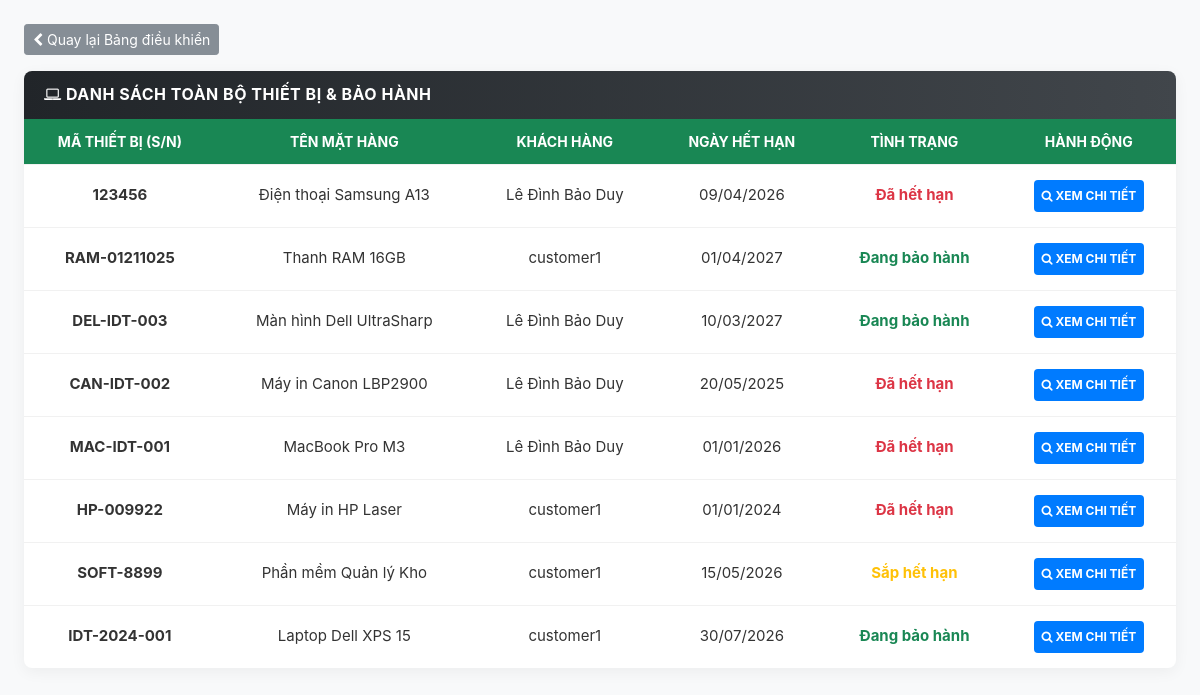
The page /frontend/admin/quanly_thietbi.php (signed in) on the database as committed earlier.
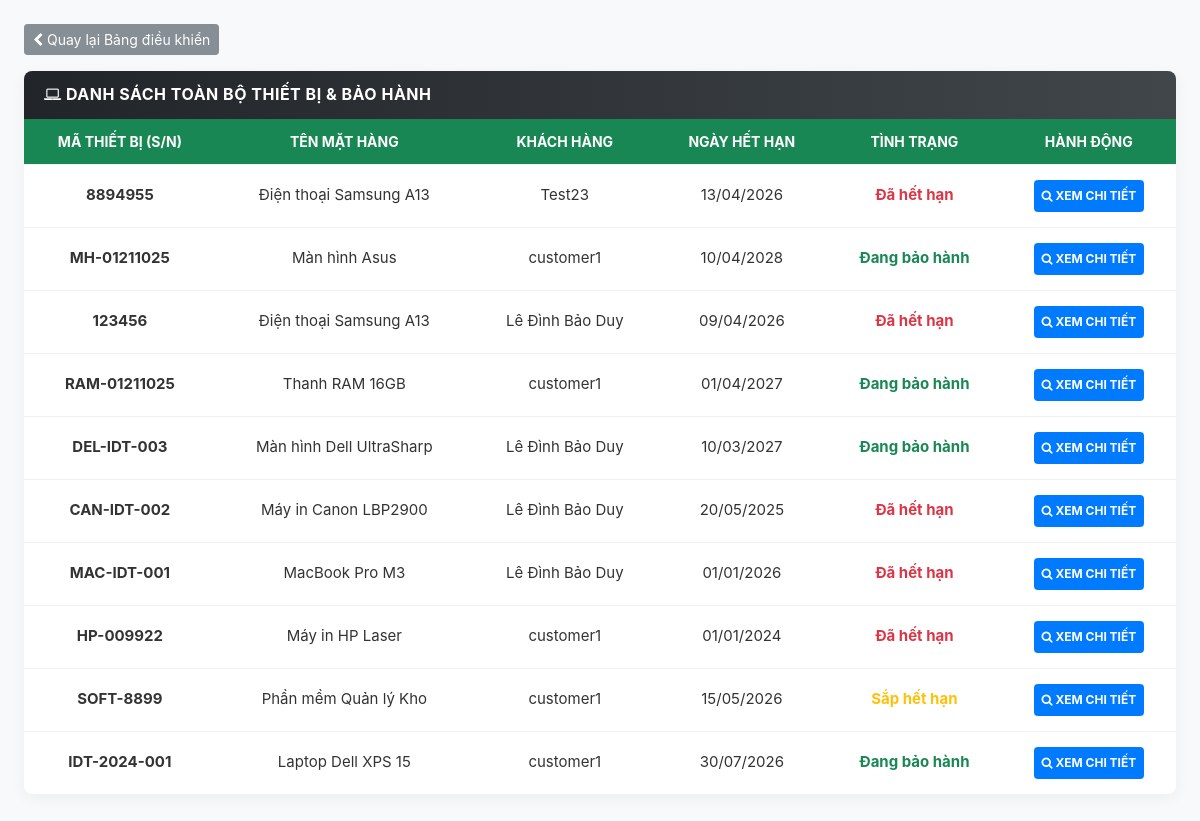
The same page on the database as committed later.
### tables this page shows
CREATE TABLE `devices` (
  `id` int(11) NOT NULL,
  `name` varchar(150) NOT NULL,
  `serial_number` varchar(100) DEFAULT NULL,
  `customer_id` int(11) DEFAULT NULL,
  `type` enum('hardware','software') NOT NULL,
  `warranty_start_date` date DEFAULT NULL,
  `warranty_end_date` date DEFAULT NULL,
  `status` enum('active','expired','repairing') DEFAULT 'active',
  `created_at` timestamp NOT NULL DEFAULT current_timestamp(),
  `updated_at` timestamp NOT NULL DEFAULT current_timestamp() ON UPDATE current_timestamp()
);

CREATE TABLE `customers` (
  `id` int(11) NOT NULL,
  `name` varchar(150) NOT NULL,
  `phone` varchar(50) DEFAULT NULL,
  `email` varchar(150) NOT NULL,
  `password` varchar(255) NOT NULL,
  `address` text DEFAULT NULL,
  `created_at` timestamp NOT NULL DEFAULT current_timestamp(),
  `updated_at` timestamp NOT NULL DEFAULT current_timestamp() ON UPDATE current_timestamp()
);

### frontend/admin/quanly_thietbi.php (the view, shortened to what this page needs)
<?php
require_once "../../backend/config/database.php";
$sql = "SELECT d.*, c.name as customer_name FROM devices d LEFT JOIN customers c ON d.customer_id = c.id ORDER BY d.id DESC";
$res = mysqli_query($conn, $sql);
$all_devices = mysqli_fetch_all($res, MYSQLI_ASSOC);
?>
<!DOCTYPE html>
<html lang="vi">
<head>
    <link rel="stylesheet" href="css/bootstrap.min.css">
    <link rel="stylesheet" href="font-awesome-4.7.0/css/font-awesome.min.css">
    <link rel="stylesheet" href="css/style.css">
</head>
<body class="bg-light">
    <div class="p-4">
        <div class="mb-3">
            <a href="quanly.php" class="btn btn-secondary btn-sm"><i class="fa fa-chevron-left"></i> Quay lại Bảng điều khiển</a>
        </div>
        <div class="card card-idt-main">
            <div class="card-header-idt">
                <h4 class="title-idt"><i class="fa fa-laptop"></i> DANH SÁCH TOÀN BỘ THIẾT BỊ & BẢO HÀNH</h4>
            </div>
            <div class="card-body no-padding">
                <div class="table-responsive">
                    <table class="table idt-table-report table-hover">
                        <thead>
                            <tr class="bg-success text-white">
                                <th class="text-center">Mã Thiết Bị (S/N)</th>
                                <th class="text-center">Tên Mặt Hàng</th>
                                <th class="text-center">Khách Hàng</th>
                                <th class="text-center">Ngày Hết Hạn</th>
                                <th class="text-center">Tình Trạng</th>
                                <th class="text-center">Hành Động</th>
                            </tr>
                        </thead>
                        <tbody>
                            <?php foreach ($all_devices as $dev):
                                $end_date = strtotime($dev['warranty_end_date']);
                                $days_left = ($end_date - time()) / 86400;
                                $status_class = "text-status-good"; $status_text = "Đang bảo hành";
                                if ($days_left < 0) { $status_class = "text-status-expired"; $status_text = "Đã hết hạn"; }
                                elseif ($days_left <= 30) { $status_class = "text-status-warning"; $status_text = "Sắp hết hạn"; }
                            ?>
                            <tr>
                                <td class="text-center"><strong><?= htmlspecialchars($dev['serial_number']) ?></strong></td>
                                <td class="text-center"><?= htmlspecialchars($dev['name']) ?></td>
                                <td class="text-center"><?= htmlspecialchars($dev['customer_name'] ?? 'Chưa gán') ?></td>
                                <td class="text-center"><?= $end_date ? date('d/m/Y', $end_date) : '—' ?></td>
                                <td class="text-center"><span class="<?= $status_class ?>"><?= $status_text ?></span></td>
                                <td class="text-center">
                                    <button class="btn-idt-fixed btn-blue" onclick="viewDeviceDetail(<?= $dev['id'] ?>)">
                                        <i class="fa fa-search"></i> Xem chi tiết
                                    </button>
                                </td>
                            </tr>
                            <?php endforeach; ?>
                        </tbody>
                    </table>
                </div>
            </div>
        </div>
    </div>
</body>
</html>

Rows that differ between the two databases and show on the page:
added devices: serial_number "8894955", name "Điện thoại Samsung A13", customer.name "Test23", warranty_end_date "13/04/2026", warranty_end_date "Đã hết hạn"
added devices: serial_number "MH-01211025", name "Màn hình Asus", customer.name "customer1", warranty_end_date "10/04/2028", status_text "Đang bảo hành"
